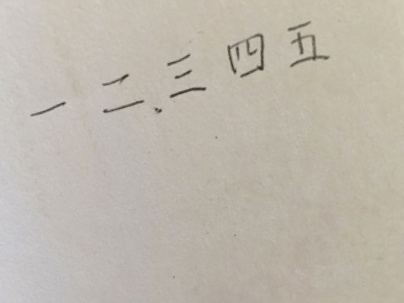
#> input picture cv2/material_library/test2.jpg, 404 x 303 px
$ python '倾斜校正.py'
#> lines starting #> are read from the running program, lines starting #| are printed output that depends on the picture; after the words box and inside, x2 and y2 are one past the last pixel; in counts of white or black regions, pixels touching at a corner belong together; long printed decimals are rounded
# -*- coding: utf-8 -*-
# 倾斜校正算法单独测试
"""
Created on Tue Mar  9 14:47:33 2021

@author: surface
"""

import cv2
import numpy as np
import math

def fourier_demo():
    #1、灰度化读取文件，
    img = cv2.imread('material_library/test2.jpg',0)
#> img: shape (303, 404); min 41, max 209, mean 184.3
    #retval, img = cv2.threshold(img,120,255,cv2.THRESH_BINARY_INV)
    #kernel = np.ones((2,2),np.uint8)
    #img = cv2.dilate(img,kernel,iterations = 25) #迭代过多会使得点归入同一行，从而连着其他字一起被框
    #2、图像延扩
    h, w = img.shape[:2]
#> h = 303; w = 404
    new_h = cv2.getOptimalDFTSize(h)
#> new_h = 320
    new_w = cv2.getOptimalDFTSize(w)
#> new_w = 405
    right = new_w - w
#> right = 1
    bottom = new_h - h
#> bottom = 17
    nimg = cv2.copyMakeBorder(img, 0, bottom, 0, right, borderType=cv2.BORDER_CONSTANT, value=0)
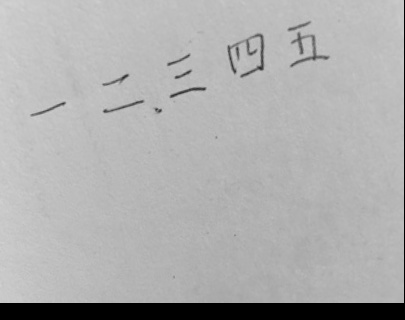
#> nimg: shape (320, 405); min 0, max 209, mean 174
    cv2.imshow('new image', nimg)

    #3、执行傅里叶变换，并过得频域图像
    f = np.fft.fft2(nimg)
    fshift = np.fft.fftshift(f)
    magnitude = np.log(np.abs(fshift))
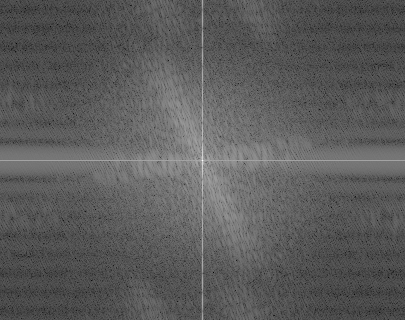
#> magnitude: shape (320, 405) float64; min 0.409, max 16.93, mean 6.37; drawn with min black and max white


    #二值化
    magnitude_uint = magnitude.astype(np.uint8)
    ret, thresh = cv2.threshold(magnitude_uint, 11, 255, cv2.THRESH_BINARY)
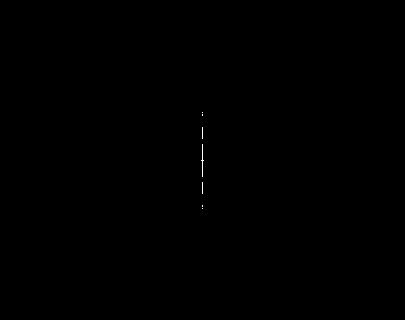
#> thresh: shape (320, 405); 0.05% white in thin lines or dots, all inside (x1, y1, x2, y2) = (201, 112, 204, 209)
    print(ret)


    cv2.imshow('thresh', thresh)
    print(thresh.dtype)
#| uint8
    #霍夫直线变换
    # lines = cv2.HoughLinesP(thresh, 2, np.pi/180,threshold=30, minLineLength=40, maxLineGap=100)
    lines = cv2.HoughLinesP(thresh, 2, np.pi/180,threshold=30, minLineLength=40, maxLineGap=100)
#> lines = [[202, 208, 202, 112]]
    print(len(lines))
#| 1

    #创建一个新图像，标注直线
    lineimg = np.ones(nimg.shape,dtype=np.uint8)
    lineimg = lineimg * 255

    piThresh = np.pi/180
    pi2 = np.pi/2
    print('piThresh = %f' %(piThresh))

    for line in lines:
        x1, y1, x2, y2 = line[0]
        cv2.line(lineimg, (x1, y1), (x2, y2), (0, 255, 0), 2)
        if x2 - x1 == 0:
            continue
        else:
            theta = (y2 - y1) / (x2 - x1)
        if abs(theta) < piThresh or abs(theta - pi2) < piThresh:
            continue
        else:
            print('theta = %f' %(theta))
#> this loop made 1 pass
#> lineimg: shape (320, 405); 99.8% white; 1 black region, box (x1, y1, x2, y2) and area: (201, 111, 204, 210) 293

#> (the run stopped early here; a loop or call above may not have finished)

$ run again, with cv2/material_library/test1.jpg copied over cv2/material_library/test2.jpg
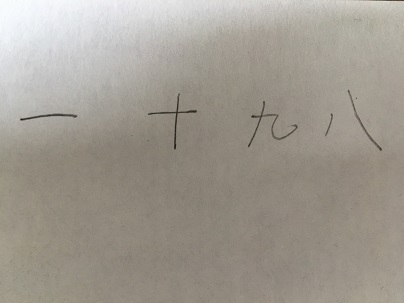
#> input picture cv2/material_library/test1.jpg, 404 x 303 px
#> in fourier_demo, `nimg = cv2.copyMakeBorder(img, 0, bottom, 0, right, borderType=cv2.BOR..`:
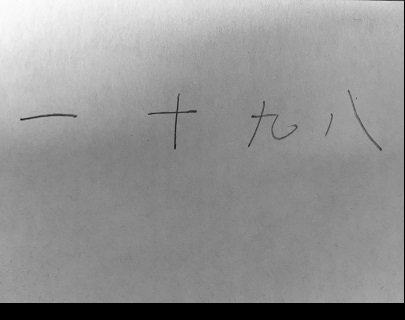
#> nimg: shape (320, 405); min 0, max 252, mean 146.2
#> in fourier_demo, `magnitude = np.log(np.abs(fshift))`:
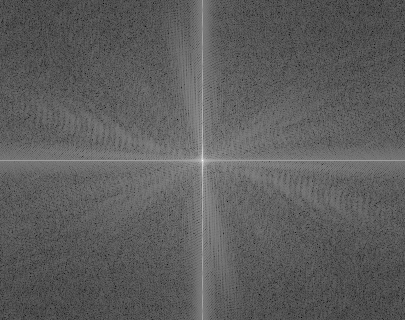
#> magnitude: shape (320, 405) float64; min 0.936, max 16.76, mean 6.76; drawn with min black and max white
#> thresh: shape (320, 405); 0.06% white in thin lines or dots, all inside (x1, y1, x2, y2) = (200, 113, 205, 208)
#| uint8
#> lines = [[202, 207, 202, 113]]
#| 1
#> the loop in fourier_demo, `for line in lines:` made 1 pass

$ run again, with cv2/material_library/test3.jpg copied over cv2/material_library/test2.jpg
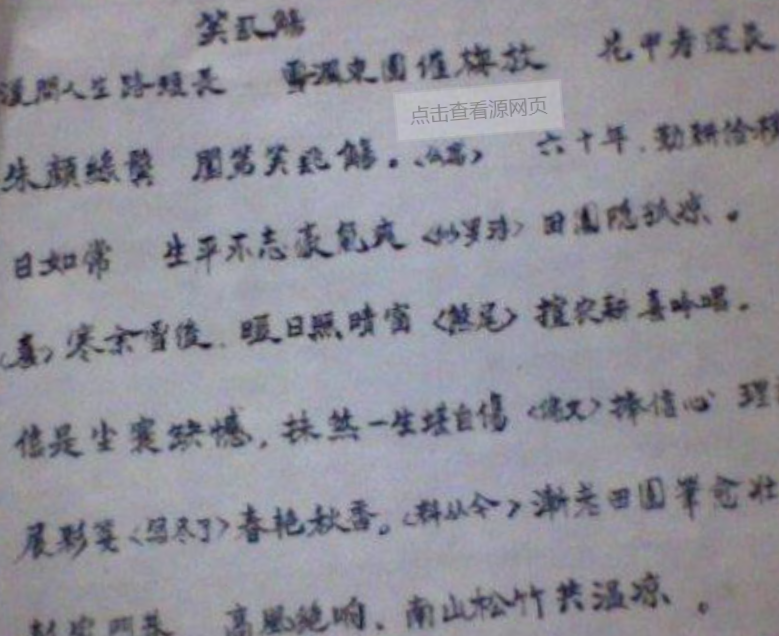
#> input picture cv2/material_library/test3.jpg, 779 x 636 px
#> in fourier_demo, `ret, thresh = cv2.threshold(magnitude_uint, 11, 255, cv2.THRESH_BINARY)`:
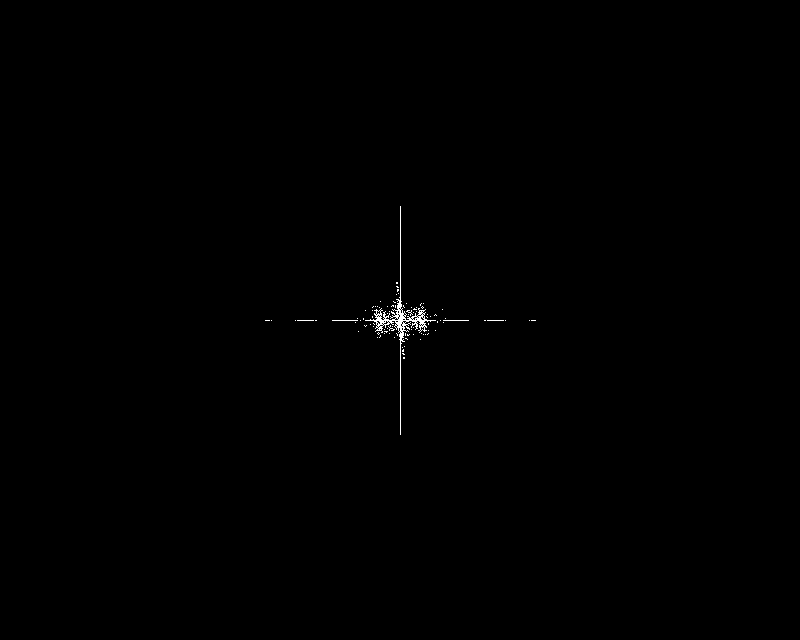
#> thresh: shape (640, 800); 0.22% white in thin lines or dots, all inside (x1, y1, x2, y2) = (265, 206, 536, 435)
#| uint8
#> in fourier_demo, `lines = cv2.HoughLinesP(thresh, 2, np.pi/180,threshold=30, minLineLeng..`: lines = 18 rows, first 6: [399, 339, 399, 297], [265, 320, 535, 320], [400, 231, 402, 353], [396, 282, 400, 414], [370, 324, 428, 324], [372, 317, 427, 317]
#| 18
#> the loop in fourier_demo, `for line in lines:` made 18 passes
#> (x1, y1, x2, y2, theta) on passes 2 to 9: (265, 320, 535, 320, 0), (400, 231, 402, 353, 61), (396, 282, 400, 414, 33), (370, 324, 428, 324, 0), (372, 317, 427, 317, 0), (374, 313, 424, 313, 0), (377, 325, 426, 326, 0.0204), (377, 329, 424, 329, 0)
#> (printed output is left out)
#> in fourier_demo, `angle = math.atan(theta)`: angle = 0.0161
#| angle = 0.01613
#> in fourier_demo, `angle = angle * (180 / np.pi)`: angle = 0.924
#| angle = 0.924
#> in fourier_demo, `angle = (angle - 90)/(w/h)`: angle = -72.72
#| angle = -72.724
#> M = [[0.297, -0.955, 577.1], [0.955, 0.297, -147.9]]
#> image is the input picture: shape (636, 779, 3); mean B, G, R 152.2, 143.1, 143.8
#> after the loop in CalcDegree, `for i in range(len(lines)):`: sum = 16522.9
#> average = 1.57
#> res = 89.76
#> in CalcDegree, `angle = DegreeTrans(average) - 90`: angle = -0.241
#| 调整角度： -0.2408
#> RotateMatrix = [[1, -0.0042, 1.34], [0.0042, 1, -1.63]]
#| [[ 1 -0.004203  1.340]
#|  [ 0.004203  1 -1.634]]
#> img_2: shape (646, 981); 1% white; 39 white regions (2 under 20 px), largest, box (x1, y1, x2, y2) and area: (240, 140, 303, 190) 614, (500, 101, 549, 164) 480, (174, 298, 233, 340) 460
#> dilate: shape (646, 981); 19.9% white; 3 white regions, box (x1, y1, x2, y2) and area: (65, 78, 828, 362) 103733, (174, 288, 354, 385) 14980, (76, 295, 171, 390) 7689
#> edges: shape (646, 981); 0.68% white in thin lines or dots, all inside (x1, y1, x2, y2) = (64, 77, 828, 390)
#> `lines = cv2.HoughLinesP(dilate, 1, np.pi / 180, 100, minLineLength, ma..`: lines = 184 rows, first 6: [434, 304, 827, 263], [434, 291, 595, 263], [160, 175, 642, 183], [532, 313, 737, 281], [65, 211, 430, 205], [434, 300, 823, 245]
#> the loop `for x1, y1, x2, y2 in lines: ` made 184 passes
#> after the loop `for x1, y1, x2, y2 in lines:`:
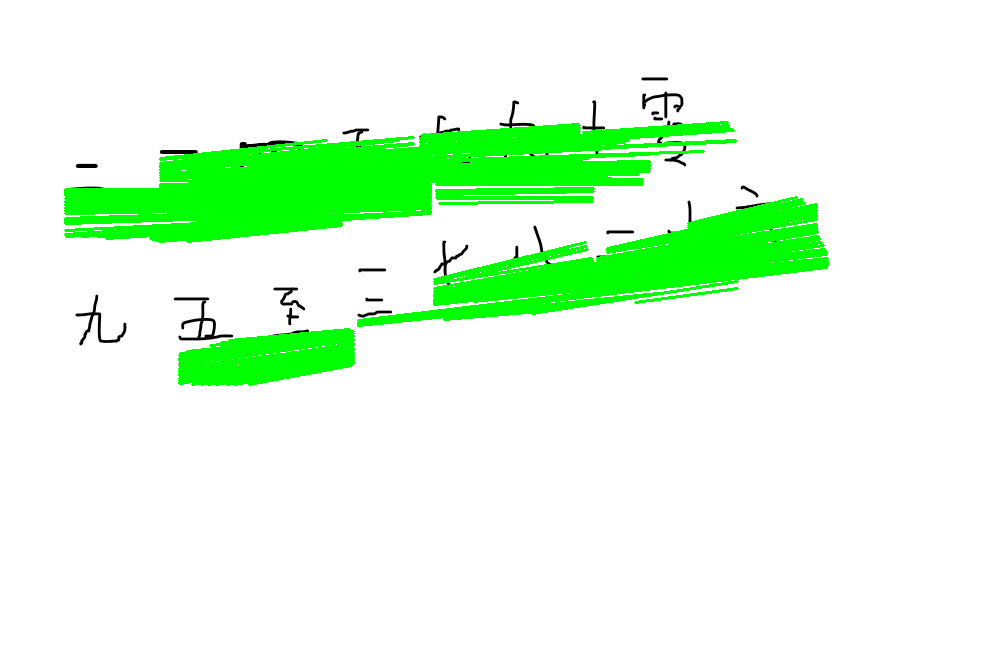
#> img: shape (646, 981, 3); mean B, G, R 224, 253.5, 224
